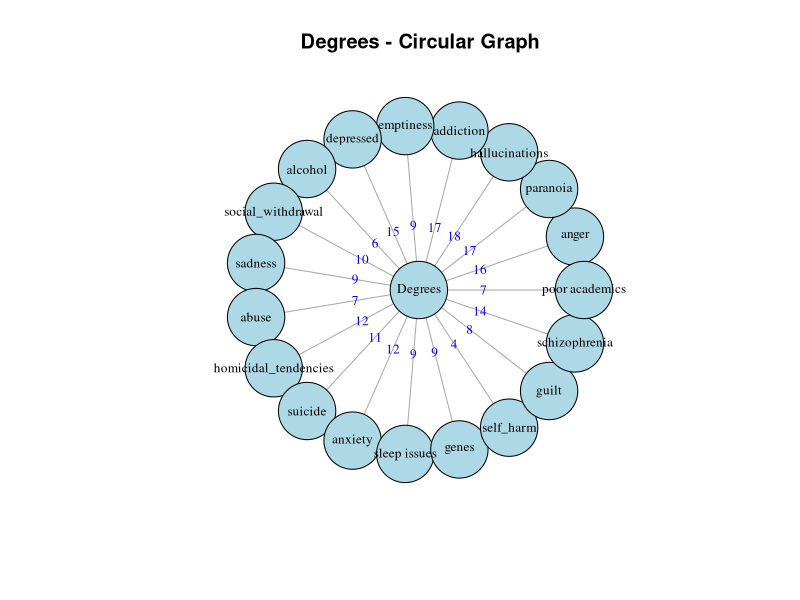

This figure's R source:
library(igraph)
 
 # Define the data
 keywords <- c("anger", "paranoia", "hallucinations", "addiction", 
               "emptiness", "depressed", "alcohol", "social_withdrawal", 
               "sadness", "abuse", "homicidal_tendencies", "suicide", 
               "anxiety", "sleep issues", "genes", "self_harm", 
               "guilt", "schizophrenia", "poor academics")
 
 values <- c(16, 17, 18, 17, 9, 15, 6, 10, 9, 7, 12, 11, 12, 9, 9, 4, 8, 14, 7)
 
 # Create an edge list
 edges <- unlist(lapply(keywords, function(keyword) c("Degrees", keyword)))
 
 # Create the graph
 g <- graph_from_edgelist(matrix(edges, ncol = 2, byrow = TRUE), directed = FALSE)
 
 # Set edge weights (values)
 E(g)$weight <- values
 
 # Create a custom layout for the circular structure
 # Calculate positions manually for even distribution
 num_nodes <- length(keywords)
 theta <- seq(0, 2*pi, length.out = num_nodes + 1)[-1]  # Angles for the nodes
 layout <- cbind(cos(theta), sin(theta))  # Coordinates for the nodes in a circle
 
 # Adjust layout so that "Degrees" stays at the center
 layout <- rbind(c(0, 0), layout)  # Add "Degrees" at the center
 
 # Plot the graph with light blue nodes and names inside the nodes
 plot(g, layout = layout, vertex.size = 35, vertex.label.cex = 0.8, 
      vertex.label.dist = 0,  # Place the labels inside the nodes
      vertex.label.color = "black", 
      vertex.color = "lightblue",  # Set node color to light blue
      edge.label = E(g)$weight, edge.label.cex = 0.8, edge.label.color = "blue", 
      main = "Degrees - Circular Graph")
 
